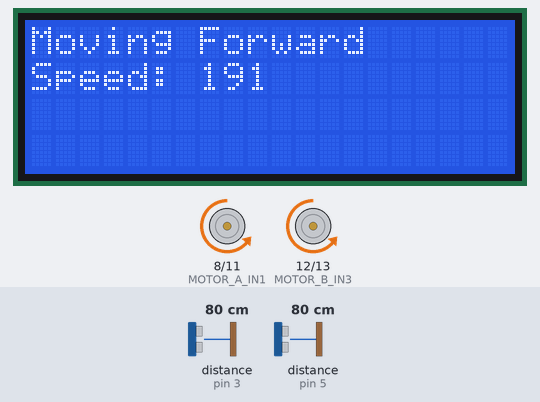
Bench run of a sketch on a simulated Arduino Uno, built with avr-gcc and run on an emulated ATmega328P. Parts: 20×4 character LCD, motor-driver pin pairs drawn as motors (green arrow = first pin HIGH = forward, orange = second pin HIGH = backward, longer = more drive, scaled by the enable pin). Wiring (inferred from the names in the program): 2 × ultrasonic range finder: trigger pin 2, echo pin 3 / trigger pin 4, echo pin 5. The test bench sets the inputs (shaded band); at power-on: distance to the obstacle (sensors on pin 3, pin 5) 80 cm. The echo pulse lasts 58.3 µs per cm; random numbers use the default seed unless the sketch sets one; what the sketch prints to the serial monitor is not drawn.

Above: at 1.2 s.
1.3 s: distance to the obstacle (sensor on pin 3) set to 2 cm
At 2.9 s:
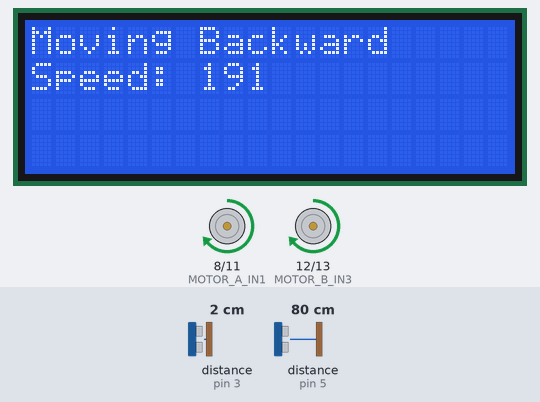
3.2 s: distance to the obstacle (sensor on pin 5) set to 2 cm
At 4.7 s:
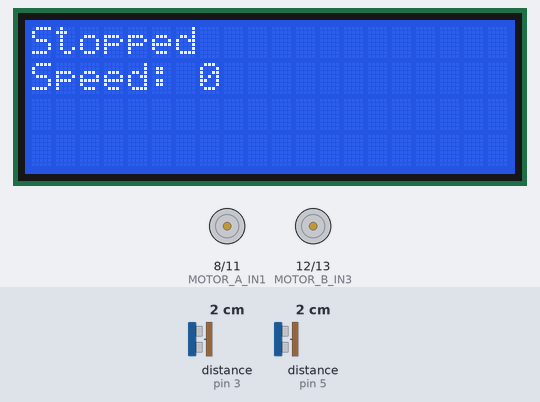
5.0 s: distance to the obstacle (sensor on pin 3) set to 20 cm
6.5 s: distance to the obstacle (sensor on pin 3) set to 25 cm
At 8.5 s:
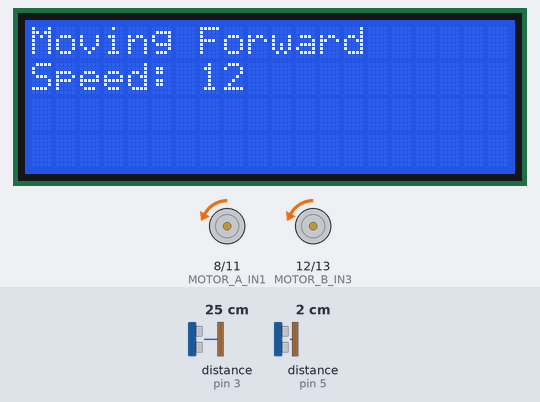
8.8 s: distance to the obstacle (sensor on pin 3) set to 60 cm
At 10.0 s:
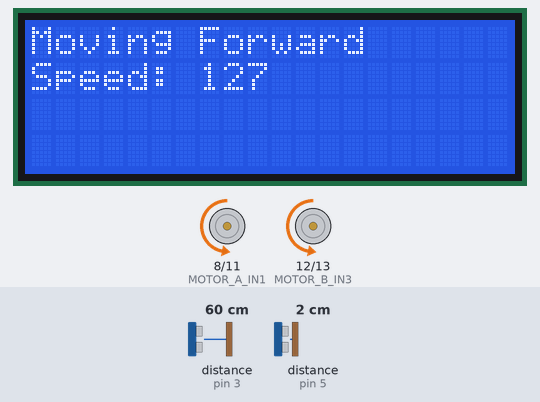
10.6 s: distance to the obstacle (sensor on pin 3) set to 120 cm
At 11.9 s:
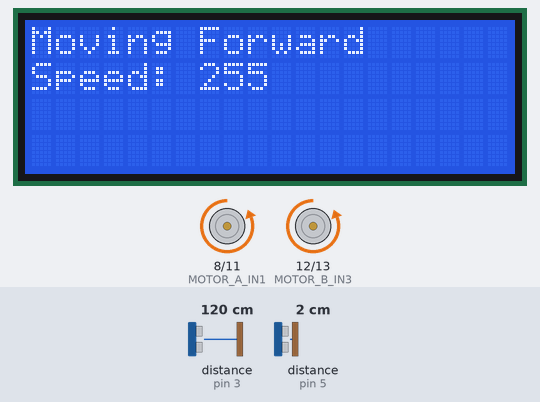
Timing chart, 0 to 13.4 s (numbered marks = the images above; inputs shaded):
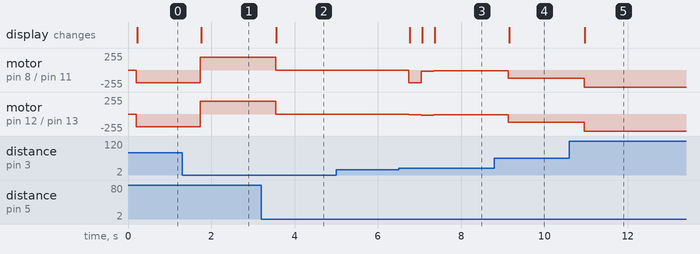

Measured:
- the behaviour switches between 21 and 22 cm on distance to the obstacle (sensor on pin 3) (found by bisection; images 2 and 3)
- after the input at 1.3 s, motor on pin 8 (MOTOR_A_IN1) / pin 11 (MOTOR_A_IN2), motor on pin 12 (MOTOR_B_IN3) / pin 13 (MOTOR_B_IN4): backward 191/255 → forward 191/255 after 0.43 s; the display: changes after 0.46 s (image 1)
- after the input at 3.2 s, motor on pin 8 (MOTOR_A_IN1) / pin 11 (MOTOR_A_IN2), motor on pin 12 (MOTOR_B_IN3) / pin 13 (MOTOR_B_IN4): forward 191/255 → stopped after 0.35 s; the display: changes after 0.36 s (image 2)
- after the input at 5.0 s, every drawn part: stays the same
- after the input at 6.5 s, motor on pin 8 (MOTOR_A_IN1) / pin 11 (MOTOR_A_IN2): stopped → backward 191/255 after 0.25 s, → backward 15/255 0.30 s later, → backward 12/255 0.30 s later; motor on pin 12 (MOTOR_B_IN3) / pin 13 (MOTOR_B_IN4): stopped → backward 12/255 after 0.25 s, → backward 15/255 0.30 s later, → backward 12/255 0.30 s later
- after the input at 8.8 s, motor on pin 8 (MOTOR_A_IN1) / pin 11 (MOTOR_A_IN2), motor on pin 12 (MOTOR_B_IN3) / pin 13 (MOTOR_B_IN4): backward 12/255 → backward 127/255 after 0.34 s; the display: changes after 0.36 s (image 4)
- after the input at 10.6 s, motor on pin 8 (MOTOR_A_IN1) / pin 11 (MOTOR_A_IN2), motor on pin 12 (MOTOR_B_IN3) / pin 13 (MOTOR_B_IN4): backward 127/255 → backward 255/255 after 0.35 s; the display: changes after 0.37 s (image 5)

The sketch:

biaggio-code.ino
```cpp
#include <avr/io.h>
#include <util/delay.h>
#include <Wire.h>
#include <LiquidCrystal_I2C.h>
LiquidCrystal_I2C lcd(0x3F, 20, 4);

// Pins for Motor A
#define MOTOR_A_IN1 8 //PB0
#define MOTOR_A_IN2 11 //PB3
#define MOTOR_A_ENA 9 //PB1

#define MOTOR_B_IN3 12 //PB4
#define MOTOR_B_IN4 13 //PB5
#define MOTOR_B_ENB 10//PB2


#define TRIGGER_PIN_F 2 //PD2
#define ECHO_PIN_F    3 //PD3
#define TRIGGER_PIN_B 4 //PD4
#define ECHO_PIN_B    5 //PD5

float distance_cm(uint8_t TRIGGER_PIN, uint8_t ECHO_PIN) {
   digitalWrite(TRIGGER_PIN, LOW);
   delayMicroseconds(4);
   digitalWrite(TRIGGER_PIN, HIGH);
   delayMicroseconds(10);
   digitalWrite(TRIGGER_PIN, LOW);
   long duration = pulseIn(ECHO_PIN, HIGH);
   float distance = duration / 58.0;
   return distance;
}

void setup() {
 Serial.begin(9600);
 pinMode(TRIGGER_PIN_F, OUTPUT);
 pinMode(ECHO_PIN_F, INPUT);
 pinMode(TRIGGER_PIN_B, OUTPUT);
 pinMode(ECHO_PIN_B, INPUT);

 pinMode(MOTOR_A_IN1, OUTPUT);
 pinMode(MOTOR_A_IN2, OUTPUT);
 pinMode(MOTOR_A_ENA, OUTPUT);
 pinMode(MOTOR_B_IN3, OUTPUT);
 pinMode(MOTOR_B_IN4, OUTPUT);
 pinMode(MOTOR_B_ENB, OUTPUT);


 digitalWrite(MOTOR_A_IN1, LOW); digitalWrite(MOTOR_A_IN2, LOW); analogWrite(MOTOR_A_ENA, 0);
 digitalWrite(MOTOR_B_IN3, LOW); digitalWrite(MOTOR_B_IN4, LOW); analogWrite(MOTOR_B_ENB, 0);

 lcd.init();
 lcd.backlight();


}


//Motor A
void motorA_forward(int speed) {
 digitalWrite(MOTOR_A_IN1, LOW);
 digitalWrite(MOTOR_A_IN2, HIGH);
 analogWrite(MOTOR_A_ENA, speed);
}

void motorA_backward(int speed) {
 digitalWrite(MOTOR_A_IN1, HIGH);
 digitalWrite(MOTOR_A_IN2, LOW);
 analogWrite(MOTOR_A_ENA, speed);
}

void motorA_stop() {
 digitalWrite(MOTOR_A_IN1, LOW);
 digitalWrite(MOTOR_A_IN2, LOW);
 analogWrite(MOTOR_A_ENA, 0);
}


// Motor B
void motorB_forward(int speed) {
 digitalWrite(MOTOR_B_IN3, LOW);
 digitalWrite(MOTOR_B_IN4, HIGH);
 analogWrite(MOTOR_B_ENB, speed);
}
void motorB_backward(int speed) {
 digitalWrite(MOTOR_B_IN3, HIGH);
 digitalWrite(MOTOR_B_IN4, LOW);
 analogWrite(MOTOR_B_ENB, speed);
}
void motorB_stop() {
 digitalWrite(MOTOR_B_IN3, LOW);
 digitalWrite(MOTOR_B_IN4, LOW);
 analogWrite(MOTOR_B_ENB, 0);
}


void loop() {
  float dist_f = distance_cm(TRIGGER_PIN_F, ECHO_PIN_F);
  delay(60);
  float dist_b = distance_cm(TRIGGER_PIN_B, ECHO_PIN_B);
  delay(60);

  int speed_f = 0;
  int speed_b = 0;

  if (dist_f < 20){
    speed_f = 0;
  } else if (dist_f <100) {
    speed_f = map(dist_f, 20, 100, 0, 255);
    if (speed_f > 255) speed_f = 255;
    if (speed_f <0 ) speed_f =0;
  } else {
    speed_f = 255;
  }

  if (dist_b < 20) {
    speed_b = 0;
  } else if (dist_b < 100) {
    speed_b = map(dist_b, 20, 100, 0, 255);
    if (speed_b > 255) speed_b = 255;
    if (speed_b < 0) speed_b = 0;
  } else {
    speed_b = 255;
  }

  lcd.clear();
  lcd.setCursor(0,0);

if (speed_f > 0) {
  motorA_forward(speed_f);
  motorB_forward(speed_f);
  Serial.println("Moving Forward");
  lcd.print("Moving Forward");
  lcd.setCursor(0, 1); // Second row
  lcd.print("Speed: ");
  lcd.print(speed_f);
} else if (speed_b > 0) {
  motorA_backward(speed_b);
  motorB_backward(speed_b);
  Serial.println("Moving Backward");
  lcd.print("Moving Backward");
  lcd.setCursor(0, 1);
  lcd.print("Speed: ");
  lcd.print(speed_b);
} else {
  motorA_stop();
  motorB_stop();
  Serial.println("Stopped");
  lcd.print("Stopped");
  lcd.setCursor(0, 1);
  lcd.print("Speed: 0");
}

  delay(150);
}
```

ascii-numbers.c
```cpp
#include <stdio.h>

int main() {
	for(char a = '0'; a <= '9'; a++)
		printf("dec %c is ascii %d\n", a, a);
}
```

chars.c
```cpp
#include <stdio.h>
#include <stdbool.h>
#include <string.h>

//get a string
//if it is a number, convert it to an integer
//if not, print a message

int main() {
	char buf[9];
	bool number = true;
	scanf("%s", &buf);
	printf("your string is: %s\n", buf);
	for(int i = 0; i < strlen(buf); i++) {
		if(buf[i] >= '0' && buf[i] <= '9') {
			printf("char number %d is %c\n", i, buf[i]);
		}
		else printf("not a number: %c\n");
	}
}
```

digit-checker.c
```cpp
#include <stdio.h>

int isDigit(char a, char b) {
	//will check to see if both chars a and b are digits, and create number ab in memory
	if(a >= '0' &&
	a <= '9') {
		int num1 = a - '0';
		if(b >= '0' &&
		b <= '9') {
			//both chars are valid digits
			//procceed to create the 2 digit number
			int num2 = b - '0';
			int num = num1 * 10 + num2;
			return num;
		}
	}
	else
		return -1;
}

int main() {
	char a, b;
	scanf("%c%", &a);
	scanf("%c%", &b);
	int digit = isDigit(a, b);
	if(digit == -1)
		printf("Not a valid value!\n");
	else
		printf("Your number: %d\n", digit);
}
```

fprintf.c
```cpp
#include <stdio.h>

int main() {
	FILE* myFile;

	myFile = fopen("./file.in", "a");
	fprintf(myFile, "this is my message to the world!\n");
	fclose(myFile);
}
```

rand.c
```cpp
#include <stdio.h>
#include <stdlib.h>

int main() {
	printf("%d is a random number!\n", rand()%101);
}
```

typedef.c
```cpp
#include <stdio.h>

typedef struct myStruct {
	int myValue;
} newStruct;

int main() {
	newStruct structure;
	structure.myValue = 3;
	printf("Struct value is: %d\n", structure.myValue);
}
```

wireless-robocar.c
```cpp
#include <stdio.h>
#include <string.h>

int speed = 0;
int num = 0;

void setDirection(char dir) {
	//switch case for direction, values can be changed
	switch(dir) {
		case 'a':
			printf("Your dir variable is A\n");
			break;
		case 'b':
			printf("Your dir variable is B\n");
			break;
		case 'c':
			printf("Your dir variable is C\n");
			break;
		case 'd':
			printf("Your dir variable is D\n");
			break;
		break;

	}
}

int isDigit(char a, char b) {
	//will check to see if both chars a and b are digits, and create number ab in memory
	if(a >= '0' &&
	a <= '9') {
		//a is a digit, so convert to int
		int num1 = a - '0';
		if(b >= '0' &&
		b <= '9') {
			//both chars are valid digits
			//procceed to create the 2 digit number
			//b is a digit, so convert to int
			int num2 = b - '0';
			//calculate the number
			int num = num1 * 10 + num2;
			return num;
		}
	}
	else
		//reuturn -1 as flag "this is not digit"
		return -1;
}

void procesMessage(char message[20]) {
	//check validity
	int number = isDigit(message[1], message[2]);
	if(message[0] == '0' &&           //Says: if the first 3 characters = 000 then set speed to 000
	  message[1] == '0' &&
      	  message[2] == '0') {
		printf("Speed set to: %d\n", speed);
        	speed = 0;
  	}
	else if(message[0] == '1' &&           //Says: if the first 3 characters = 100 then set speed to 100
          message[1] == '0' &&
          message[2] == '0' ) {
            speed = 100;
	    printf("Speed set to: %d\n", speed);
          }
	else if(message [0] == '0' &&
	  number != -1) {
		printf("Nice job! This is a valid number: %d\n", number);
		//convert 2 chars into 1 int

	}
}

int main() {
	char foo[20];
	scanf("%s", foo);
	printf("Your text: %s\n", foo);
	procesMessage(foo);
	if(foo[3] >= 'a' &&
	  foo[3] <= 'z') {
		setDirection(foo[3]);
	}
}
```
